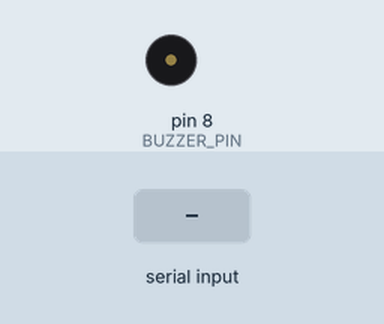
The sketch below on a simulated Arduino Uno, built with avr-gcc and run on an emulated ATmega328P. Parts: buzzer (waves = sounding). Inputs (shaded band) come from the test bench.

Above: at 1.2 s.
1.3 s: "C" received over Serial
At 1.35 s:
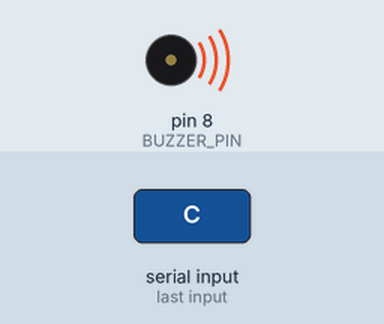
Timing chart, 0 to 4.3 s (numbered marks = the images above; inputs shaded):
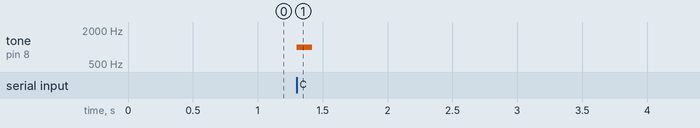

The sketch:

BuzzerBridge.ino
```cpp
// UNO R4 WiFi USB bridge for a passive buzzer.
// Serial commands at 115200: C=correct, F=finish, S=stop.
// Use a transistor driver if the buzzer exceeds the GPIO current rating.
const int BUZZER_PIN = 8;
unsigned long soundStarted = 0;
unsigned long soundDuration = 0;

void stopSound() {
  noTone(BUZZER_PIN);
  soundDuration = 0;
}

void playSound(unsigned int frequency, unsigned long duration) {
  stopSound();
  tone(BUZZER_PIN, frequency);
  soundStarted = millis();
  soundDuration = duration;
}

void setup() {
  pinMode(BUZZER_PIN, OUTPUT);
  digitalWrite(BUZZER_PIN, LOW);
  Serial.begin(115200);
}

void loop() {
  if (Serial.available()) {
    char command = Serial.read();
    if (command == 'C') playSound(1000, 120);
    else if (command == 'F') playSound(660, 450);
    else if (command == 'S') stopSound();
  }
  if (soundDuration && millis() - soundStarted >= soundDuration) stopSound();
}
```

Measured:
- after the input at 1.3 s, tone on pin 8 (BUZZER_PIN): silent → 1000 Hz at once, → silent 0.12 s later
